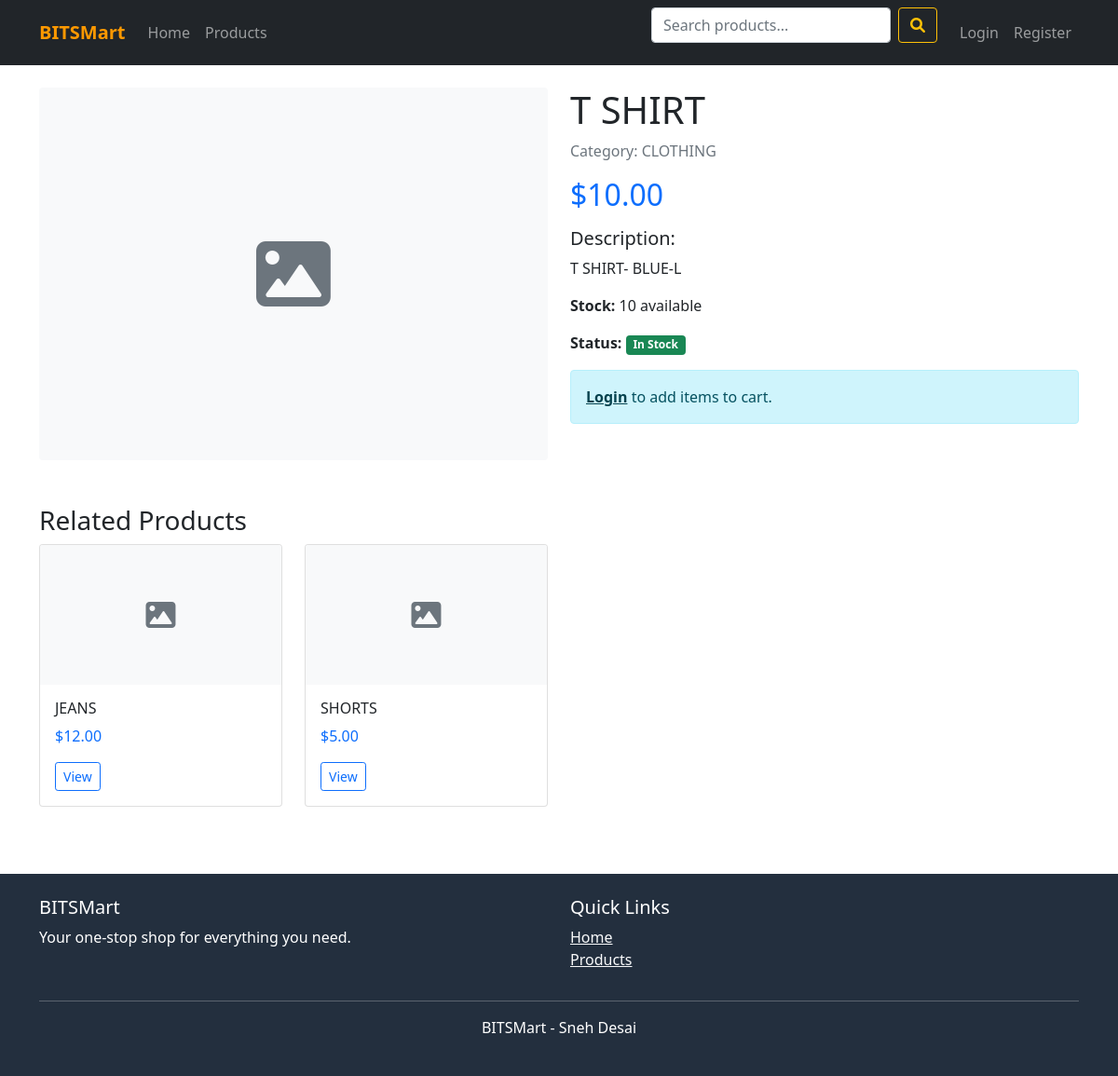
/product/1/, run on the app's committed database.
### store/models.py (models this page shows, shortened)
class Product(models.Model):
    name = models.CharField(max_length=200)
    description = models.TextField()
    price = models.DecimalField(max_digits=10, decimal_places=2)
    category = models.ForeignKey(Category, on_delete=models.CASCADE)
    image = models.ImageField(upload_to='products/', blank=True, null=True)
    stock = models.PositiveIntegerField(default=0)
    available = models.BooleanField(default=True)
    created_at = models.DateTimeField(auto_now_add=True)
    updated_at = models.DateTimeField(auto_now=True)

class Category(models.Model):
    name = models.CharField(max_length=100)
    description = models.TextField(blank=True)
    created_at = models.DateTimeField(auto_now_add=True)
    class Meta:
        verbose_name_plural = "Categories"

### store/views.py (the view)
# urls.py: path('product/<int:pk>/', views.product_detail, name='product_detail'),
def product_detail(request, pk):
    product = get_object_or_404(Product, pk=pk, available=True)
    related_products = Product.objects.filter(
        category=product.category, available=True
    ).exclude(pk=pk)[:4]
    return render(request, 'store/product_detail.html', {
        'product': product,
        'related_products': related_products
    })

### store/context_processors.py (called while the page is built)
def cart_context(request):
    cart_item_count = 0
    if request.user.is_authenticated:
        try:
            cart = Cart.objects.get(user=request.user)
            cart_item_count = cart.get_item_count()
        except Cart.DoesNotExist:
            pass
    return {'cart_item_count': cart_item_count}

### templates/store/product_detail.html (shortened to what this page needs)
{% extends 'base.html' %}
{% block content %}
<div class="container my-4">
    <div class="row">
        <div class="col-md-6">
            {% if product.image %}
            <img src="{{ product.image.url }}" class="img-fluid rounded" alt="{{ product.name }}">
            {% else %}
            <div class="bg-light d-flex align-items-center justify-content-center rounded" style="height: 400px;">
                <i class="fas fa-image fa-5x text-muted"></i>
            </div>
            {% endif %}
        </div>
        <div class="col-md-6">
            <h1>{{ product.name }}</h1>
            <p class="text-muted">Category: {{ product.category.name }}</p>
            <h2 class="text-primary">${{ product.price }}</h2>
            <div class="my-3">
                <h5>Description:</h5>
                <p>{{ product.description }}</p>
            </div>
            <div class="my-3">
                <p><strong>Stock:</strong> {{ product.stock }} available</p>
                <p><strong>Status:</strong>
                    {% if product.available and product.stock > 0 %}
                        <span class="badge bg-success">In Stock</span>
                    {% else %}
                        <span class="badge bg-danger">Out of Stock</span>
                    {% endif %}
                </p>
            </div>
            {% if user.is_authenticated %}
                {% if product.available and product.stock > 0 %}
                <form method="post" action="{% url 'add_to_cart' product.id %}">
                    {% csrf_token %}
                    <button type="submit" class="btn btn-warning btn-lg">
                        <i class="fas fa-cart-plus"></i> Add to Cart
                    </button>
                </form>
                {% else %}
                <button class="btn btn-secondary btn-lg" disabled>Out of Stock</button>
                {% endif %}
            {% else %}
            <div class="alert alert-info">
                <a href="{% url 'login' %}" class="alert-link">Login</a> to add items to cart.
            </div>
            {% endif %}
        </div>
    </div>
    {% if related_products %}
    <div class="my-5">
        <h3>Related Products</h3>
        <div class="row">
            {% for product in related_products %}
            <div class="col-lg-3 col-md-6 mb-4">
                <div class="card product-card">
                    {% if product.image %}
                    <img src="{{ product.image.url }}" class="card-img-top" alt="{{ product.name }}" style="height: 150px; object-fit: cover;">
                    {% else %}
                    <div class="card-img-top bg-light d-flex align-items-center justify-content-center" style="height: 150px;">
                        <i class="fas fa-image fa-2x text-muted"></i>
                    </div>
                    {% endif %}
                    <div class="card-body">
                        <h6 class="card-title">{{ product.name|truncatewords:3 }}</h6>
                        <p class="text-primary">${{ product.price }}</p>
                        <a href="{% url 'product_detail' product.pk %}" class="btn btn-sm btn-outline-primary">View</a>
                    </div>
                </div>
            </div>
            {% endfor %}
        </div>
    </div>
    {% endif %}
</div>
{% endblock %}

### templates/base.html (style rules this page uses)
.product-card { transition: transform 0.2s; height: 100%; }

### data on the page
Product: name "T SHIRT", category.name "CLOTHING", price "10.00", description "T SHIRT- BLUE-L", stock "10"
Product: name "JEANS", price "12.00"
Product: name "SHORTS", price "5.00"
